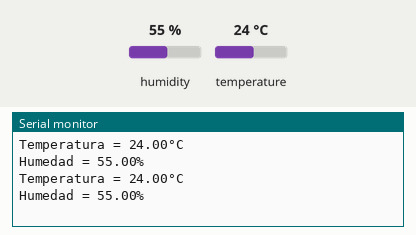
This sketch was run on a simulated Arduino Uno, built with avr-gcc and run on an emulated ATmega328P. Shown: the last lines printed to the serial monitor. Inputs (shaded band) come from the test bench; at power-on: humidity 55 %, temperature 24 °C.

Above: at 2.8 s.
2.9 s: humidity set to 22 %
At 5.1 s:
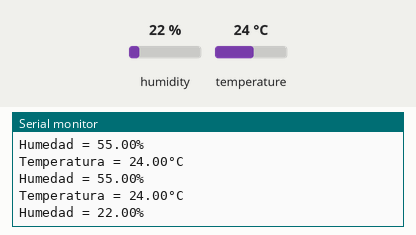
5.6 s: temperature set to 12 °C
At 7.6 s:
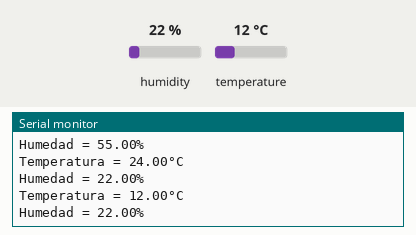
8.3 s: humidity set to 40 %
At 11.2 s:
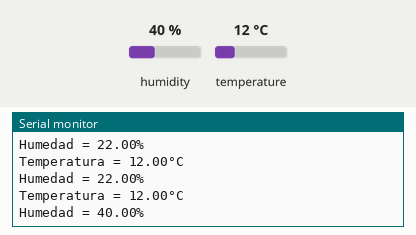
Timing chart, 0 to 12.7 s (numbered marks = the images above; inputs shaded):
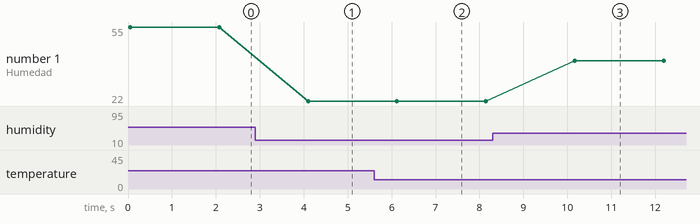

The sketch:

tempYhumedad.ino
```cpp
#include <DHT.h>
#include <DHT_U.h>

/*
  Para poder trabajar con este sensor denominado DHT 11, tenemos que descargar la librería.
  Para ver cómo hacerlo, leer página 10 del PDF.
*/

dht DHT; // Llamado a la librería
#define DHT11_PIN 8

void setup() {
  Serial.begin(9600);
}

void loop() {
  DHT.read11(DHT11_PIN); // Leemos lo que envía el sensor.

  // Temperatura:
  Serial.print("Temperatura = ");
  Serial.print(DHT.temperature);
  Serial.println("°C");

  // Humedad:
  Serial.print("Humedad = ");
  Serial.print(DHT.humidity);
  Serial.println("%");

  delay(2000); // Tomar los valores cada 2 segundos.
}
```

Measured:
- after the input at 2.9 s, the serial monitor: prints a new line after 1.2 s (image 1)
- after the input at 5.6 s, the serial monitor: prints a new line after 0.50 s (image 2)
- after the input at 8.3 s, the serial monitor: prints a new line after 1.9 s (image 3)
- plotted number 1: 55 → 22 after the input at 2.9 s, 22 → 40 after the input at 8.3 s
